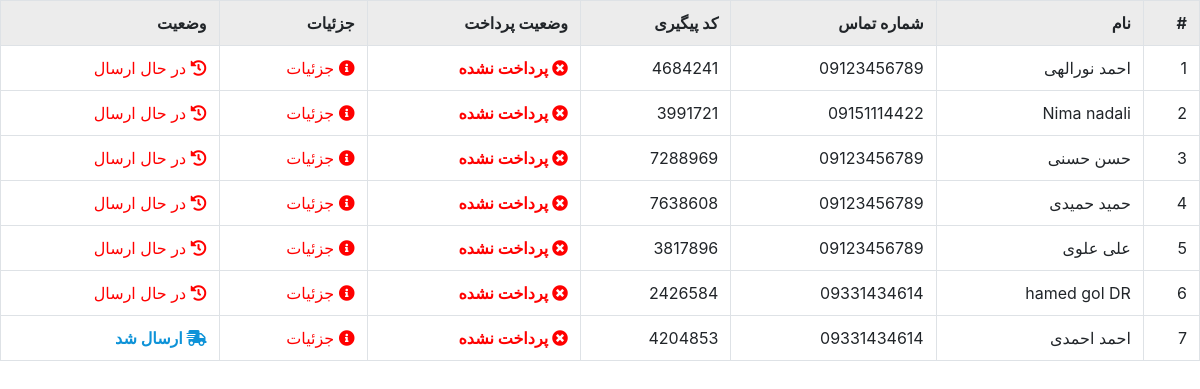
The page /admin/Order/Order-manager.php (signed in) on the database its author committed.
### tables this page shows
CREATE TABLE IF NOT EXISTS `order_user` (
  `id` int(11) NOT NULL AUTO_INCREMENT,
  `user` varchar(1111) NOT NULL,
  `fname` varchar(1111) NOT NULL,
  `lname` varchar(111) NOT NULL,
  `cname` varchar(1111) NOT NULL,
  `phone` varchar(11) NOT NULL,
  `email` varchar(111) DEFAULT NULL,
  `comment` text NOT NULL,
  `address` text NOT NULL,
  `province` varchar(111) NOT NULL,
  `city` varchar(111) NOT NULL,
  `code_post` varchar(20) NOT NULL,
  `code_meli` int(11) NOT NULL,
  `Code_Follow` varchar(111) NOT NULL,
  `date` varchar(222) NOT NULL,
  `state` int(2) NOT NULL,
  `state_admin` int(2) NOT NULL,
  PRIMARY KEY (`id`)
);

### admin/Order/Order-manager.php (the view, shortened to what this page needs)
<?php
if (isset($_SESSION["admin_Login"])){
    ?>
<html>
<body>
<head>
    <link rel="stylesheet" href="../../assets/css/admin/admin-All.css">
    <link rel="stylesheet" href="../../assets/bootstrap/css/bootstrap.min.css">
    <link rel="stylesheet" href="../../assets/css/rtl-style.css">
    <link rel="stylesheet" href="https://use.fontawesome.com/releases/v5.5.0/css/all.css">
</head>
<body>
<div id="jadval">
    <table class="table table-hover table-bordered">
        <tr class="tbl_tr">
            <td>#</td>
            <td>نام</td>
            <td>شماره تماس </td>
            <td>کد پیگیری</td>
            <td>وضعیت پرداخت</td>
            <td>جزئیات</td>
            <td>وضعیت</td>
        </tr>
        <?php
        include "../connect.php";
        $i=1;
        $sql="SELECT * FROM `order_user` ORDER BY `order_user`.`id` DESC";
        $result=$connect->query($sql);
        $rows=$result->fetchAll(PDO::FETCH_ASSOC);
        foreach ($rows as $row)
        {
            echo '
            <tr class="border-warning">
            <td>'.$i.'</td>
            <td>'.$row["fname"].' '.$row["lname"].'</td>
            <td>'.$row["phone"].'</td>
            <td>'.$row["Code_Follow"].'</td>';
            if ($row["state"] == 1){
                echo '<td class="text_blue"><i class="fas fa-check-circle"></i> پرداخت شده</td>';
            }else{
                echo '<td class="empty_td"><i class="fas fa-times-circle"></i> پرداخت نشده</td>';
            }
            echo '
            <td><a href="#" class="details_order stClass" id='.$row["id"].'><i class="fas fa-info-circle"></i> جزئیات</a></td>
            ';
            if ($row["state_admin"] == 0){
                echo '<td><a href="#" class="datails_order_before stClass" id='.$row["id"].'><i class="fas fa-history"></i> در حال ارسال</a></td>';
            }else
            {
                echo '<td><a href="#" class="datails_order_after text_blue" id='.$row["id"].'><i class="fas fa-shipping-fast"></i> ارسال شد</a></td>';
            }
            echo '
            </tr>
            ';
            $i++;
        }
        ?>
    </table>
</div>
</body>
</html>
<?php
}else{
    header("location: ../../404.php");
    die();
}

### assets/css/admin/admin-All.css (style rules this page uses)
* { margin: 0; padding: 0; box-sizing: border-box; }
a { position: relative; text-decoration: none; }
a::after { content: ' '; display: block; width: 100%; height: .2em; position: absolute; bottom: -.5em; left: 0; right: 0; transform: scaleX(0); pointer-events: none; transition: transform .40s ease; }
.tbl_tr { background: #f8314b; color: white; font-weight: bold; }
.stClass { color: red; }
.empty_td { color: red; font-weight: bold; }
.text_blue { color: #0E93D8; font-weight: bold; }

### assets/css/rtl-style.css (style rules this page uses)
body { direction:rtl; }
.table { color: #212529; }

### rows shown on the page
order_user: fname "احمد", lname "نورالهی", phone "09123456789", Code_Follow "4684241", state 0 (drawn)
order_user: fname "Nima", lname "nadali", phone "09151114422", Code_Follow "3991721", state 0 (drawn)
order_user: fname "حسن", lname "حسنی", phone "09123456789", Code_Follow "7288969", state 0 (drawn)
order_user: fname "حمید", lname "حمیدی", phone "09123456789", Code_Follow "7638608", state 0 (drawn)
order_user: fname "علی", lname "علوی", phone "09123456789", Code_Follow "3817896", state 0 (drawn)
order_user: fname "hamed gol", lname "DR", phone "09331434614", Code_Follow "2426584", state 0 (drawn)
order_user: fname "احمد", lname "احمدی", phone "09331434614", Code_Follow "4204853", state 0 (drawn)
